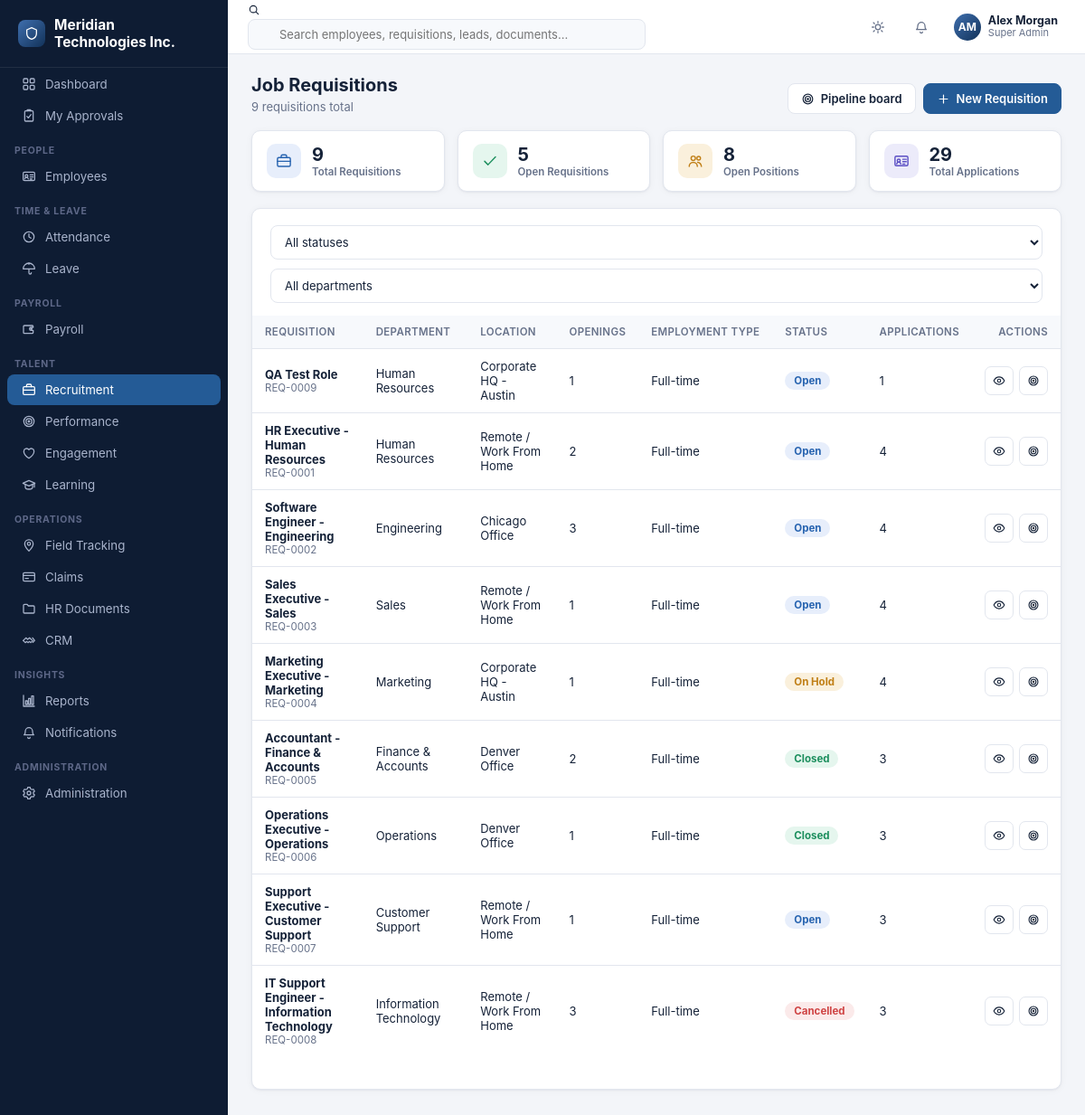
The app's page /recruitment/requisitions (signed in) with its own data.
### tables this page shows
CREATE TABLE company_settings (
    id INTEGER PRIMARY KEY CHECK (id = 1),
    company_name TEXT NOT NULL DEFAULT 'Your Company',
    logo_path TEXT,
    address TEXT,
    city TEXT,
    state TEXT,
    country TEXT,
    pincode TEXT,
    phone TEXT,
    email TEXT,
    website TEXT,
    gstin TEXT,
    pan TEXT,
    currency_symbol TEXT NOT NULL DEFAULT '$',
    fiscal_year_start_month INTEGER NOT NULL DEFAULT 4,
    updated_at TEXT NOT NULL DEFAULT (datetime('now'))
);

CREATE TABLE users (
    id INTEGER PRIMARY KEY AUTOINCREMENT,
    username TEXT NOT NULL UNIQUE,
    password_hash TEXT NOT NULL,
    full_name TEXT NOT NULL,
    email TEXT,
    phone TEXT,
    role_id INTEGER NOT NULL REFERENCES roles(id),
    employee_id INTEGER REFERENCES employees(id),
    is_active INTEGER NOT NULL DEFAULT 1,
    last_login_at TEXT,
    created_at TEXT NOT NULL DEFAULT (datetime('now'))
);

CREATE TABLE roles (
    id INTEGER PRIMARY KEY AUTOINCREMENT,
    name TEXT NOT NULL UNIQUE,
    description TEXT,
    is_system INTEGER NOT NULL DEFAULT 0,
    created_at TEXT NOT NULL DEFAULT (datetime('now'))
);

CREATE TABLE job_requisitions (
    id INTEGER PRIMARY KEY AUTOINCREMENT,
    requisition_number TEXT NOT NULL UNIQUE,
    title TEXT NOT NULL,
    department_id INTEGER REFERENCES departments(id),
    designation_id INTEGER REFERENCES designations(id),
    location_id INTEGER REFERENCES locations(id),
    num_openings INTEGER NOT NULL DEFAULT 1,
    employment_type TEXT NOT NULL DEFAULT 'Full-time',
    experience_required TEXT,
    description TEXT,
    status TEXT NOT NULL DEFAULT 'Open',
    requested_by INTEGER REFERENCES users(id),
    created_at TEXT NOT NULL DEFAULT (datetime('now'))
);

CREATE TABLE departments (
    id INTEGER PRIMARY KEY AUTOINCREMENT,
    name TEXT NOT NULL UNIQUE,
    code TEXT,
    parent_id INTEGER REFERENCES departments(id),
    head_employee_id INTEGER REFERENCES employees(id),
    is_active INTEGER NOT NULL DEFAULT 1
);

CREATE TABLE locations (
    id INTEGER PRIMARY KEY AUTOINCREMENT,
    name TEXT NOT NULL,
    address TEXT,
    city TEXT,
    state TEXT,
    country TEXT,
    pincode TEXT,
    is_active INTEGER NOT NULL DEFAULT 1
);

### blueprints/recruitment.py (the view)
@bp.route("/requisitions")
@permission_required("recruitment.requisitions.view")
def requisitions_list():
    status = request.args.get("status", "").strip()
    department_id = request.args.get("department_id", "").strip()
    where, args = [], []
    if status:
        where.append("jr.status=?")
        args.append(status)
    if department_id:
        where.append("jr.department_id=?")
        args.append(department_id)
    where_sql = ("WHERE " + " AND ".join(where)) if where else ""
    rows = db.query(
        f"""SELECT jr.*, d.name as department_name, l.name as location_name, dz.title as designation_title,
                  (SELECT COUNT(*) FROM applications a WHERE a.requisition_id = jr.id) as application_count
           FROM job_requisitions jr
           LEFT JOIN departments d ON d.id = jr.department_id
           LEFT JOIN locations l ON l.id = jr.location_id
           LEFT JOIN designations dz ON dz.id = jr.designation_id
           {where_sql}
           ORDER BY jr.created_at DESC""",
        args,
    )
    kpis = db.query(
        """SELECT COUNT(*) as total,
                  SUM(CASE WHEN status='Open' THEN 1 ELSE 0 END) as open_count,
                  SUM(CASE WHEN status='Open' THEN num_openings ELSE 0 END) as open_positions,
                  (SELECT COUNT(*) FROM applications) as total_applications
           FROM job_requisitions""",
        one=True,
    )
    return render_template(
        "recruitment/requisitions_list.html",
        rows=rows, kpis=kpis, departments=_departments(),
        status=status, department_id=department_id, statuses=REQUISITION_STATUSES,
        can_create=has_permission("recruitment.requisitions.create"),
        can_edit=has_permission("recruitment.requisitions.edit"),
    )

### templates/recruitment/requisitions_list.html (shortened to what this page needs)
{% extends "base.html" %}
{% import "partials/icons.html" as ic %}
{% block content %}
<div class="page-head">
  <div>
    <h1>Job Requisitions</h1>
    <div class="sub">{{ kpis.total or 0 }} requisition{{ 's' if kpis.total != 1 }} total</div>
  </div>
  <div style="display:flex;gap:8px">
    <a class="btn" href="{{ url_for('recruitment.pipeline') }}">{{ ic.icon('target',15) }} Pipeline board</a>
    {% if can_create %}
    <a class="btn primary" href="{{ url_for('recruitment.requisition_new') }}">{{ ic.icon('plus',15) }} New Requisition</a>
    {% endif %}
  </div>
</div>
<div class="kpi-grid" style="margin-bottom:18px">
  <div class="kpi-tile">
    <div class="icon" style="background:var(--blue-bg);color:var(--blue)">{{ ic.icon('briefcase',18) }}</div>
    <div><div class="value">{{ kpis.total or 0 }}</div><div class="label">Total Requisitions</div></div>
  </div>
  <div class="kpi-tile">
    <div class="icon" style="background:var(--green-bg);color:var(--green)">{{ ic.icon('check',18) }}</div>
    <div><div class="value">{{ kpis.open_count or 0 }}</div><div class="label">Open Requisitions</div></div>
  </div>
  <div class="kpi-tile">
    <div class="icon" style="background:var(--amber-bg);color:var(--amber)">{{ ic.icon('users',18) }}</div>
    <div><div class="value">{{ kpis.open_positions or 0 }}</div><div class="label">Open Positions</div></div>
  </div>
  <div class="kpi-tile">
    <div class="icon" style="background:var(--indigo-bg);color:var(--indigo)">{{ ic.icon('id-card',18) }}</div>
    <div><div class="value">{{ kpis.total_applications or 0 }}</div><div class="label">Total Applications</div></div>
  </div>
</div>
<div class="card">
  <div class="card-pad" style="padding-bottom:0">
    <form class="toolbar" method="get">
      <select name="status" onchange="this.form.submit()">
        <option value="">All statuses</option>
      </select>
      <select name="department_id" onchange="this.form.submit()">
        <option value="">All departments</option>
      </select>
    </form>
  </div>
  <div class="table-wrap">
    {% if rows %}
    <table class="dt">
      <thead><tr>
        <th>Requisition</th><th>Department</th><th>Location</th><th>Openings</th>
        <th>Employment Type</th><th>Status</th><th>Applications</th><th style="text-align:right">Actions</th>
      </tr></thead>
      <tbody>
        {% for r in rows %}
        <tr>
          <td>
            <div style="font-weight:650">{{ r.title }}</div>
            <div class="text-muted" style="font-size:11.5px">{{ r.requisition_number }}</div>
          </td>
          <td>{{ r.department_name or '—' }}</td>
          <td>{{ r.location_name or '—' }}</td>
          <td>{{ r.num_openings }}</td>
          <td>{{ r.employment_type }}</td>
          <td><span class="badge {{ status_badge_class(r.status) }}">{{ r.status }}</span></td>
          <td>{{ r.application_count }}</td>
          <td>
            <div class="row-actions">
              <a class="btn sm btn-icon" href="{{ url_for('recruitment.requisition_view', id=r.id) }}" title="View">{{ ic.icon('eye',14) }}</a>
              <a class="btn sm btn-icon" href="{{ url_for('recruitment.pipeline', requisition_id=r.id) }}" title="Pipeline">{{ ic.icon('target',14) }}</a>
            </div>
          </td>
        </tr>
        {% endfor %}
      </tbody>
    </table>
    {% else %}
    <div class="empty-state">
      <div class="ic">{{ ic.icon('briefcase', 34) }}</div>
      <p>No requisitions found.</p>
    </div>
    {% endif %}
  </div>
  <div class="card-pad"></div>
</div>
{% endblock %}

### templates/base.html (shortened to what this page needs)
<!doctype html>
<html lang="en">
<head>
<link rel="stylesheet" href="{{ url_for('static', filename='css/style.css') }}">
</head>
<body>
{% import "partials/icons.html" as ic %}
{% set ep = request.endpoint or '' %}
<div class="app">
  <aside class="sidebar" id="sidebar">
    <div class="sidebar-brand"><span class="logo-dot">{{ ic.icon('shield', 16) }}</span> <span>{{ company.company_name if company else 'Enterprise HR' }}</span></div>
    <nav>
      <div class="nav-item {{ 'active' if ep=='dashboard.index' }}" onclick="location.href='{{ url_for('dashboard.index') }}'">
        {{ ic.icon('grid') }} <span>Dashboard</span>
      </div>
      <div class="nav-item {{ 'active' if ep=='dashboard.my_approvals' }}" onclick="location.href='{{ url_for('dashboard.my_approvals') }}'">
        {{ ic.icon('clipboard-check') }} <span>My Approvals</span>
      </div>
      {% if has_permission('employees.employees.view') %}
      <div class="nav-section">People</div>
      <div class="nav-item {{ 'active' if ep.startswith('employees.') }}" onclick="location.href='{{ url_for('employees.list_view') }}'">{{ ic.icon('id-card') }} <span>Employees</span></div>
      {% endif %}
      {% if has_permission('attendance.attendance.view') %}
      <div class="nav-section">Time &amp; Leave</div>
      <div class="nav-item {{ 'active' if ep.startswith('attendance.') }}" onclick="location.href='{{ url_for('attendance.daily') }}'">{{ ic.icon('clock') }} <span>Attendance</span></div>
      {% endif %}
      {% if has_permission('leave.requests.view') %}
      <div class="nav-item {{ 'active' if ep.startswith('leave.') }}" onclick="location.href='{{ url_for('leave.requests_list') }}'">{{ ic.icon('umbrella') }} <span>Leave</span></div>
      {% endif %}
      {% if has_permission('payroll.payslips.view') or has_permission('payroll.runs.view') %}
      <div class="nav-section">Payroll</div>
      <div class="nav-item {{ 'active' if ep.startswith('payroll.') }}" onclick="location.href='{{ url_for('payroll.runs_list') }}'">{{ ic.icon('wallet') }} <span>Payroll</span></div>
      {% endif %}
      {% if has_permission('recruitment.requisitions.view') %}
      <div class="nav-section">Talent</div>
      <div class="nav-item {{ 'active' if ep.startswith('recruitment.') }}" onclick="location.href='{{ url_for('recruitment.requisitions_list') }}'">{{ ic.icon('briefcase') }} <span>Recruitment</span></div>
      {% endif %}
      {% if has_permission('performance.goals.view') %}
      <div class="nav-item {{ 'active' if ep.startswith('performance.') }}" onclick="location.href='{{ url_for('performance.cycles_list') }}'">{{ ic.icon('target') }} <span>Performance</span></div>
      {% endif %}
      {% if has_permission('engagement.surveys.view') %}
      <div class="nav-item {{ 'active' if ep.startswith('engagement.') }}" onclick="location.href='{{ url_for('engagement.surveys_list') }}'">{{ ic.icon('heart') }} <span>Engagement</span></div>
      {% endif %}
      {% if has_permission('learning.courses.view') %}
      <div class="nav-item {{ 'active' if ep.startswith('learning.') }}" onclick="location.href='{{ url_for('learning.courses_list') }}'">{{ ic.icon('graduation') }} <span>Learning</span></div>
      {% endif %}
      {% if has_permission('field.visits.view') %}
      <div class="nav-section">Operations</div>
      <div class="nav-item {{ 'active' if ep.startswith('field.') }}" onclick="location.href='{{ url_for('field.visits_list') }}'">{{ ic.icon('map-pin') }} <span>Field Tracking</span></div>
      {% endif %}
      {% if has_permission('claims.claims.view') %}
      <div class="nav-item {{ 'active' if ep.startswith('claims.') }}" onclick="location.href='{{ url_for('claims.claims_list') }}'">{{ ic.icon('credit-card') }} <span>Claims</span></div>
      {% endif %}
      {% if has_permission('documents.documents.view') %}
      <div class="nav-item {{ 'active' if ep.startswith('documents.') }}" onclick="location.href='{{ url_for('documents.list_view') }}'">{{ ic.icon('folder') }} <span>HR Documents</span></div>
      {% endif %}
      {% if has_permission('crm.customers.view') %}
      <div class="nav-item {{ 'active' if ep.startswith('crm.') }}" onclick="location.href='{{ url_for('crm.customers_list') }}'">{{ ic.icon('handshake') }} <span>CRM</span></div>
      {% endif %}
      {% if has_permission('reports.reports.view') %}
      <div class="nav-section">Insights</div>
      <div class="nav-item {{ 'active' if ep.startswith('reports.') }}" onclick="location.href='{{ url_for('reports.index') }}'">{{ ic.icon('chart') }} <span>Reports</span></div>
      {% endif %}
      <div class="nav-item {{ 'active' if ep.startswith('notifications.') }}" onclick="location.href='{{ url_for('notifications.index') }}'">{{ ic.icon('bell') }} <span>Notifications</span></div>
      {% if has_permission('admin.settings.view') or has_permission('admin.users.view') %}
      <div class="nav-section">Administration</div>
      <div class="nav-item {{ 'active' if ep.startswith('admin.') }}" onclick="location.href='{{ url_for('admin.settings') }}'">{{ ic.icon('cog') }} <span>Administration</span></div>
      {% endif %}
    </nav>
  </aside>
  <div class="main">
    <header class="topbar">
      <div class="search-box">
        {{ ic.icon('search', 14) }}
        <input type="text" placeholder="Search employees, requisitions, leads, documents..." oninput="onGlobalSearch(this)">
      </div>
      <div class="topbar-right">
        <button class="icon-btn" onclick="toggleTheme()" title="Toggle theme">{{ ic.icon('sun') }}</button>
        <div class="dropdown">
          <button class="icon-btn" data-dropdown-toggle title="Notifications">
            {{ ic.icon('bell') }}
          </button>
        </div>
        <div class="dropdown">
          <div class="user-chip" data-dropdown-toggle>
            <div class="avatar">{% if g.employee and g.employee.photo_path %}<img src="{{ url_for('static', filename='uploads/' + g.employee.photo_path) }}">{% else %}{{ (g.user.full_name if g.user else '??')|initials }}{% endif %}</div>
            <div style="display:flex;flex-direction:column;line-height:1.2">
              <span style="font-weight:650;font-size:12.5px">{{ g.user.full_name if g.user else 'Guest' }}</span>
              <span class="text-muted" style="font-size:11px">{{ g.user.role_name if g.user else '' }}</span>
            </div>
          </div>
        </div>
      </div>
    </header>
    <main class="content">
      {% block content %}{% endblock %}
    </main>
  </div>
</div>
</body>
</html>

### templates/partials/icons.html (shortened to what this page needs)
{% macro icon(name, size=16) %}
<svg xmlns="http://www.w3.org/2000/svg" width="{{ size }}" height="{{ size }}" viewBox="0 0 24 24" fill="none" stroke="currentColor" stroke-width="1.9" stroke-linecap="round" stroke-linejoin="round" style="flex-shrink:0">{{ (p[name] or p['grid'])|safe }}</svg>
{%- endmacro %}

### records on screen
company_settings: company_name "Meridian Technologies Inc."
users: full_name "AM", user "Alex Morgan"
roles: user "Super Admin"
job_requisitions: title "QA Test Role", requisition_number "REQ-0009", name "Human Resources", name "Corporate HQ - Austin", num_openings "1", employment_type "Full-time", status "Open", application_count "1", {{ size }} 14 (drawn)
job_requisitions: title "HR Executive - Human Resources", requisition_number "REQ-0001", name "Human Resources", name "Remote / Work From Home", num_openings "2", employment_type "Full-time", status "Open", application_count "4", {{ size }} 14 (drawn)
job_requisitions: title "Software Engineer - Engineering", requisition_number "REQ-0002", name "Engineering", name "Chicago Office", num_openings "3", employment_type "Full-time", status "Open", application_count "4", {{ size }} 14 (drawn)
job_requisitions: title "Sales Executive - Sales", requisition_number "REQ-0003", name "Sales", name "Remote / Work From Home", num_openings "1", employment_type "Full-time", status "Open", application_count "4", {{ size }} 14 (drawn)
job_requisitions: title "Marketing Executive - Marketing", requisition_number "REQ-0004", name "Marketing", name "Corporate HQ - Austin", num_openings "1", employment_type "Full-time", status "On Hold", application_count "4", {{ size }} 14 (drawn)
job_requisitions: title "Accountant - Finance & Accounts", requisition_number "REQ-0005", name "Finance & Accounts", name "Denver Office", num_openings "2", employment_type "Full-time", status "Closed", application_count "3", {{ size }} 14 (drawn)
job_requisitions: title "Operations Executive - Operations", requisition_number "REQ-0006", name "Operations", name "Denver Office", num_openings "1", employment_type "Full-time", status "Closed", application_count "3", {{ size }} 14 (drawn)
job_requisitions: title "Support Executive - Customer Support", requisition_number "REQ-0007", name "Customer Support", name "Remote / Work From Home", num_openings "1", employment_type "Full-time", status "Open", application_count "3", {{ size }} 14 (drawn)
job_requisitions: title "IT Support Engineer - Information Technology", requisition_number "REQ-0008", name "Information Technology", name "Remote / Work From Home", num_openings "3", employment_type "Full-time", status "Cancelled", application_count "3", {{ size }} 14 (drawn)

### other values on screen
{{ kpis.total or 0 }} "9"
{{ 's' if kpis.total != 1 }} "s"
{{ kpis.open_count or 0 }} "5"
{{ kpis.open_positions or 0 }} "8"
{{ kpis.total_applications or 0 }} "29"
